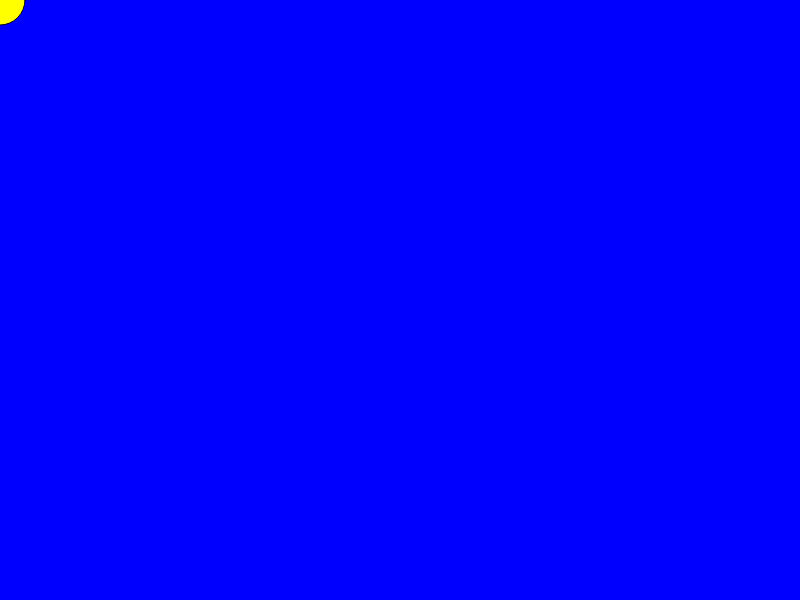
Frame 1 (no input)
Frame 60 (no input): identical to frame 1, image omitted
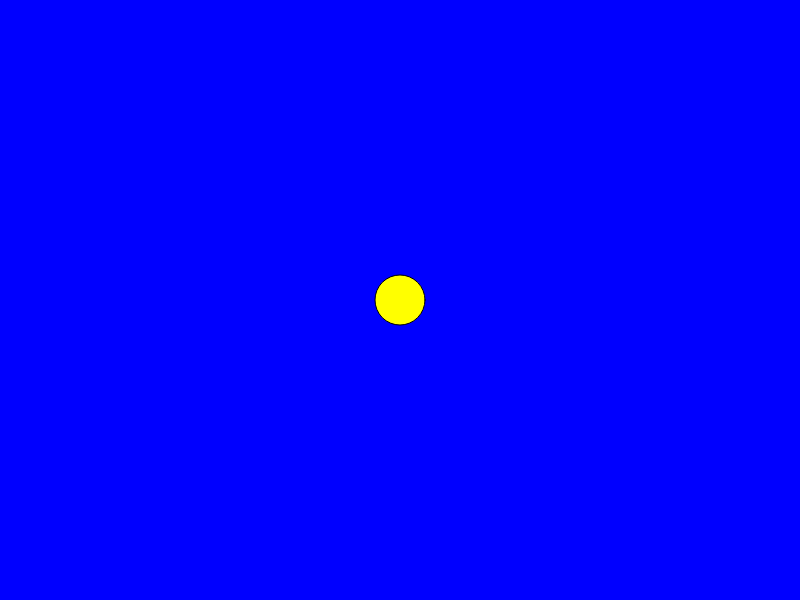
Frame 120 (the mouse pressed at the canvas centre since frame 60)

The p5.js sketch that drew these frames (run headless with seeded random() and noise() and a simulated clock; from frame 60 on, the mouse is pressed at the canvas centre):

// p5.js sketch
// ── sketch.js
function setup() {
    createCanvas(800, 600);
}

function draw() {
    background("blue");
    fill("yellow");
    circle(mouseX, mouseY, 50);

}
